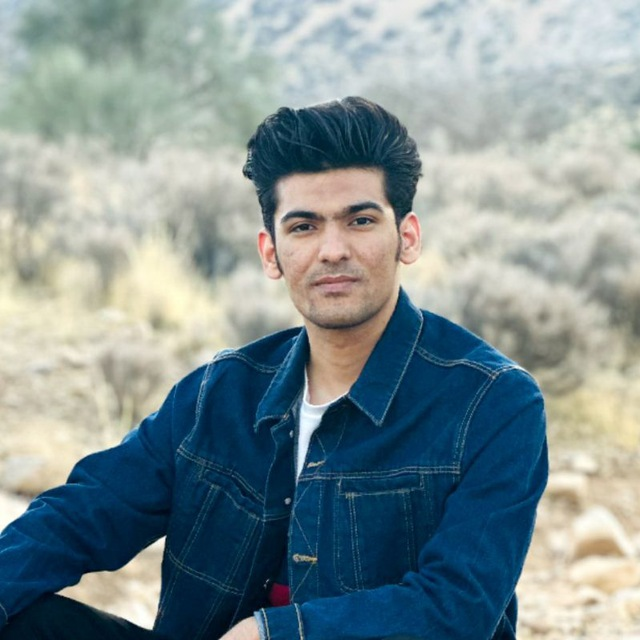
#> input picture watermark/IMG_1.jpg, 640 x 640 px
$ python main.py
#> lines starting #> are read from the running program, lines starting #| are printed output that depends on the picture
import numpy as np
import pywt
import wave
import cv2

# Read the image
image_path = 'IMG_1.jpg'  # Replace with your image path
image = cv2.imread(image_path, cv2.IMREAD_GRAYSCALE)  # Read image in grayscale
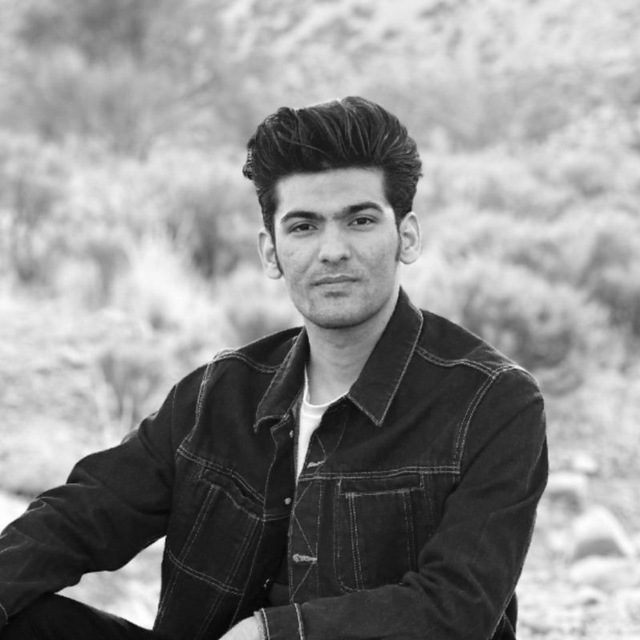
#> image: shape (640, 640); min 1, max 255, mean 140.7

# Read the audio
audio_path = 'audio_4.wav'  # Replace with your audio path
#> (the run stopped early here; a loop or call above may not have finished)
